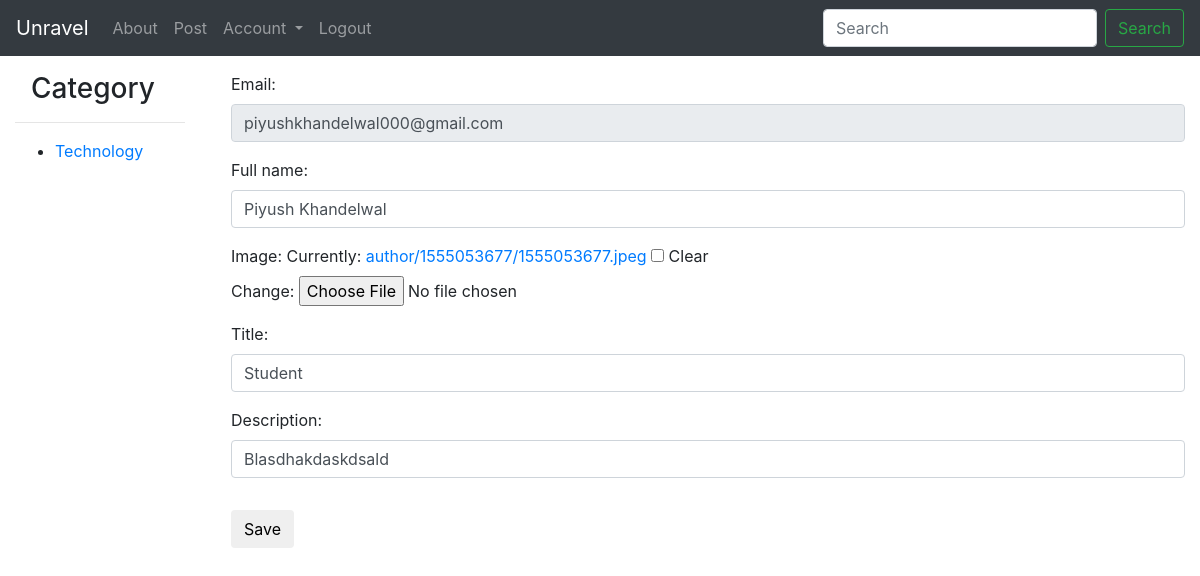
Page /author/edit/ (signed in) on the earlier database version.
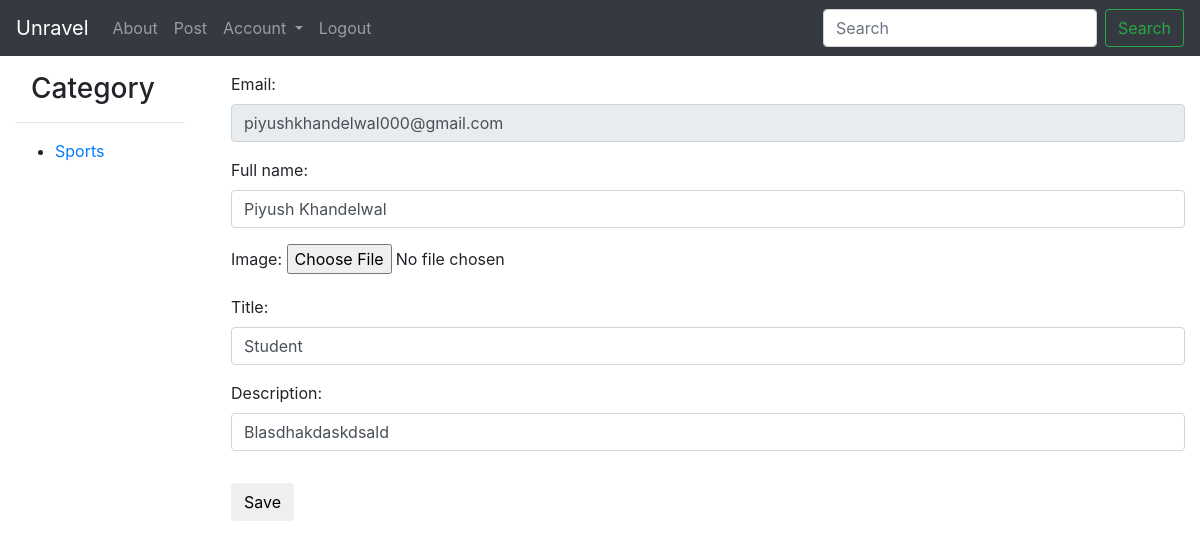
Same page on the later database version.
### categories/models.py (models this page shows, shortened)
class Category(models.Model):
	title		= models.CharField(max_length= 40,unique= True)
	slug		= models.SlugField(blank= True,unique= True)
	created		= models.DateTimeField(auto_now= True)
	def get_absolute_url(self):
		return reverse('category',kwargs={'slug':self.slug})

### authorprofile/views.py (the view)
@login_required()
def author_edit_view(request):
	user_form = UserForm(request.POST or None, instance=request.user)
	profile_form = AuthorForm(request.POST or None, instance=request.user.authorProfile)
	if user_form.is_valid() and profile_form.is_valid():
		user_form.save()
		profile_form.save()
		return redirect('authorProfile:profile')
	else:
		pass
	return render(request, 'authorprofile/editProfile.html', {
	'user_form': user_form,
	'profile_form': profile_form
	})

### authorprofile/forms.py
class UserForm(forms.ModelForm):
	def __init__(self,*args,**kwargs):
		super().__init__(*args,**kwargs)
		self.fields['full_name'].required=True
	class Meta:
		model=User
		fields =('full_name',)
		widgets = {
					'full_name':TextInput(
						attrs = {
							'class':'form-control full-name',
							'placeholder':'Your Full Name'
						}
					)
					}

class AuthorForm(forms.ModelForm):
	def __init__(self,*args,**kwargs):
		super().__init__(*args,**kwargs)
		self.fields['title'].required=True
		self.fields['description'].required=True
	class Meta:
		model = AuthorProfile
		fields = ('image','title','description')
		widgets = {
					'title': TextInput(
						attrs = {
							'class':'form-control author-title',
							'placeholder':'Your title'
						}
					),
					'description':TextInput(
						attrs = {
							'class':'form-control author-description',
							'placeholder':'Description'
						}
					)
					}

### accounts/models.py (called while the page is built)
	@property
	def is_active(self):
		return self.active

### categories/templatetags/category_list.py (called while the page is built)
@register.inclusion_tag('snippets/category_list.html')
def category_list():
	list = Category.objects.all()
	return{"list":list}

### authorprofile/templates/authorprofile/editProfile.html (shortened to what this page needs)
{% extends 'base.html' %}
{% block content %}
<form method="POST">{% csrf_token %}
	<label for='email'>Email:</label>
	<input type="text" id='email' class="disabled form-control"   disabled='disabled' value="{{ request.user.email }}"/>
  <div class='my-3'>{{ user_form }}</div>
  {{ profile_form.as_p }}
  <button type ='submit' class='btn btn-default my-3'>Save</button>
</form>
{% endblock content %}

### categories/templates/snippets/category_list.html
<h3 class="ml-3">Category</h3>
<hr>
<ul>
{% for obj in list %}
	<li class="my-1"> <a href="{{ obj.get_absolute_url }}">{{obj.title}}</a></li>
{% endfor%}
</ul>

Differences in the rows shown:
removed Category: title "Technology"
added Category: title "Sports"
Other differences:
form field as_p: "☐" → (not shown)
text no longer shown: "Image: Currently: author/1555053677/1555053677.jpeg Clear Change: Title: Description:"
text now shown: "Image: Title: Description:"
